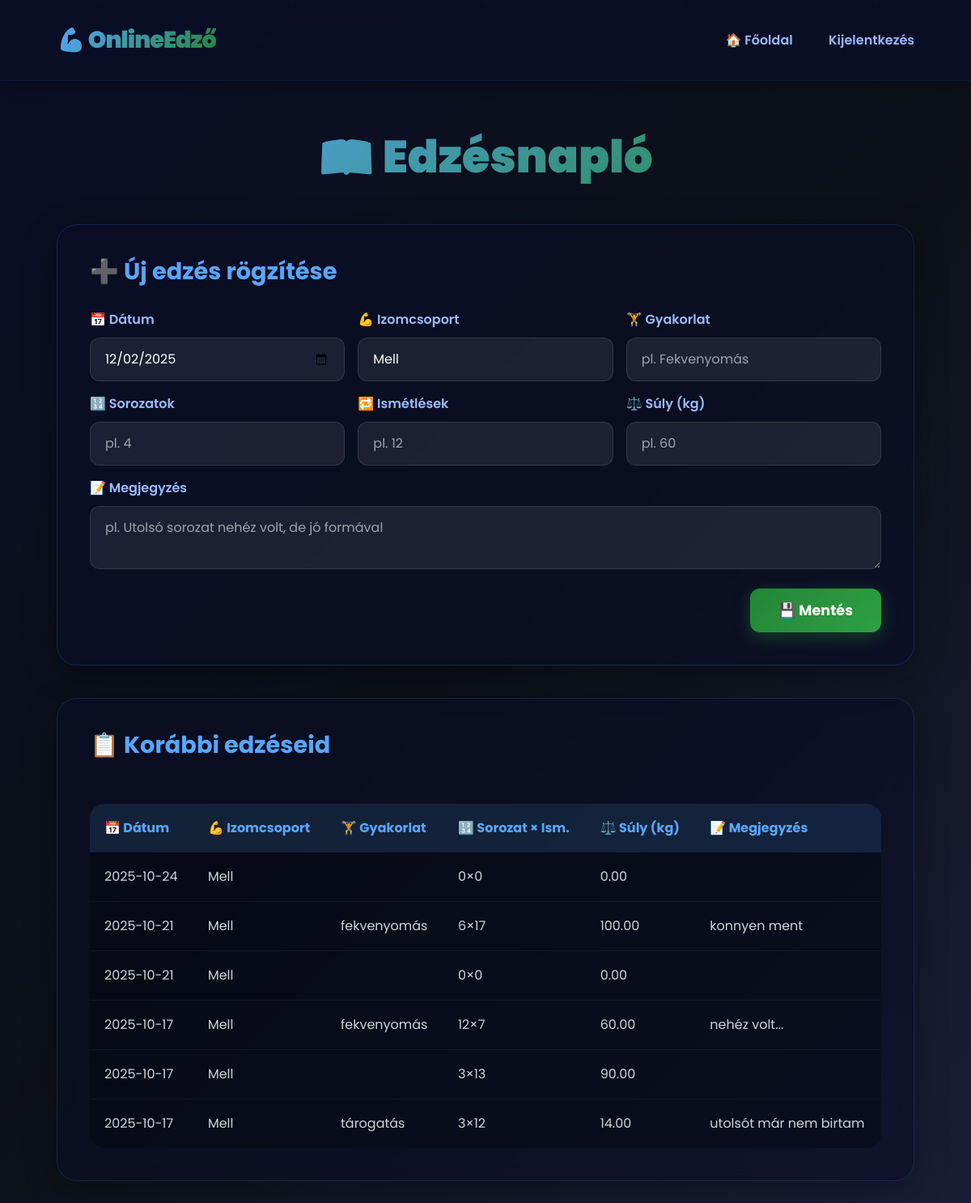
The app's page /online-edzo/workout_log.php (signed in) with its own data.
### tables this page shows
CREATE TABLE `workout_log` (
  `id` int(11) NOT NULL,
  `user_id` int(11) NOT NULL,
  `date` date DEFAULT NULL,
  `muscle_group` varchar(50) DEFAULT NULL,
  `exercise` varchar(100) DEFAULT NULL,
  `sets` int(11) DEFAULT NULL,
  `reps` int(11) DEFAULT NULL,
  `weight` decimal(5,2) DEFAULT NULL,
  `note` text DEFAULT NULL
);

### online-edzo/workout_log.php (the view, shortened to what this page needs)
<?php
require_once 'db.php';
$uid = $_SESSION['user_id'];
$stmt = $pdo->prepare("SELECT * FROM workout_log WHERE user_id = ? ORDER BY date DESC");
$stmt->execute([$uid]);
$logs = $stmt->fetchAll();
?>
<!DOCTYPE html>
<html lang="hu">
<head>
  <link href="https://cdn.jsdelivr.net/npm/bootstrap@5.3.3/dist/css/bootstrap.min.css" rel="stylesheet">
</head>
<body>
  <div class="particles">
  </div>
  <nav class="d-flex justify-content-between align-items-center">
    <a href="index.php" style="text-decoration: none;">
      <div class="logo">💪 OnlineEdző</div>
    </a>
    <div>
      <a href="index.php">🏠 Főoldal</a>
      <a href="logout.php">Kijelentkezés</a>
    </div>
  </nav>
  <div class="container">
    <h2>📖 Edzésnapló</h2>
    <div class="card">
      <h3>➕ Új edzés rögzítése</h3>
      <form method="post">
        <div class="row g-3">
          <div class="col-md-4">
            <label class="form-label">📅 Dátum</label>
            <input type="date" name="date" class="form-control" value="<?= date('Y-m-d') ?>">
          </div>
          <div class="col-md-4">
            <label class="form-label">💪 Izomcsoport</label>
            <select name="muscle" class="form-select">
              <option>Mell</option>
            </select>
          </div>
          <div class="col-md-4">
            <label class="form-label">🏋️ Gyakorlat</label>
            <input type="text" name="exercise" class="form-control" placeholder="pl. Fekvenyomás">
          </div>
          <div class="col-md-4">
            <label class="form-label">🔢 Sorozatok</label>
            <input type="number" name="sets" class="form-control" min="1" placeholder="pl. 4">
          </div>
          <div class="col-md-4">
            <label class="form-label">🔁 Ismétlések</label>
            <input type="number" name="reps" class="form-control" min="1" placeholder="pl. 12">
          </div>
          <div class="col-md-4">
            <label class="form-label">⚖️ Súly (kg)</label>
            <input type="number" name="weight" class="form-control" min="0" step="0.5" placeholder="pl. 60">
          </div>
          <div class="col-12">
            <label class="form-label">📝 Megjegyzés</label>
            <textarea name="note" class="form-control" rows="2" placeholder="pl. Utolsó sorozat nehéz volt, de jó formával"></textarea>
          </div>
        </div>
        <div class="mt-4 text-end">
          <button type="submit" class="btn-main">💾 Mentés</button>
        </div>
      </form>
    </div>
    <div class="card">
      <h3>📋 Korábbi edzéseid</h3>
      <?php if (empty($logs)): ?>
        <div class="no-data">
          <h4>🤷‍♂️ Még nincs rögzített edzésed.</h4>
          <p>Töltsd ki a fenti űrlapot az első bejegyzésedhez!</p>
        </div>
      <?php else: ?>
      <div class="table-responsive">
        <table>
          <thead>
            <tr>
              <th>📅 Dátum</th>
              <th>💪 Izomcsoport</th>
              <th>🏋️ Gyakorlat</th>
              <th>🔢 Sorozat × Ism.</th>
              <th>⚖️ Súly (kg)</th>
              <th>📝 Megjegyzés</th>
            </tr>
          </thead>
          <tbody>
            <?php foreach ($logs as $log): ?>
            <tr>
              <td><?= htmlspecialchars($log['date']) ?></td>
              <td><?= htmlspecialchars($log['muscle_group']) ?></td>
              <td><?= htmlspecialchars($log['exercise']) ?></td>
              <td><?= $log['sets'] ?>×<?= $log['reps'] ?></td>
              <td><?= $log['weight'] ?></td>
              <td><?= htmlspecialchars($log['note']) ?></td>
            </tr>
            <?php endforeach; ?>
          </tbody>
        </table>
      </div>
      <?php endif; ?>
    </div>
  </div>
</body>
</html>

### online-edzo/workout_log.php (style rules this page uses)
* { margin: 0; padding: 0; box-sizing: border-box; }
body { background: linear-gradient(135deg, #0a0e27, #0d1117, #1a1f3a); color: #e6edf3; font-family: 'Poppins', sans-serif; min-height: 100vh; }
.particles { position: fixed; top: 0; left: 0; width: 100%; height: 100%; overflow: hidden; z-index: 0; pointer-events: none; }
nav { background: rgba(10, 14, 39, 0.8); backdrop-filter: blur(20px); padding: 20px 50px; border-bottom: 1px solid rgba(88, 166, 255, 0.1); position: sticky; top: 0; z-index: 1000; box-shadow: 0 4px 30px rgba(0,0,0,0.3); }
.logo { font-size: 1.8rem; font-weight: 900; background: linear-gradient(135deg, #58a6ff, #238636); -webkit-background-clip: text; -webkit-text-fill-color: transparent; background-clip: text; letter-spacing: -1px; }
nav a { color: #9bbcff; text-decoration: none; font-weight: 600; transition: 0.3s; padding: 8px 20px; border-radius: 8px; }
.container { max-width: 1100px; margin: 0 auto; padding: 60px 20px; position: relative; z-index: 1; }
h2 { text-align: center; margin-bottom: 50px; font-size: 3.5rem; font-weight: 900; background: linear-gradient(135deg, #58a6ff, #238636); -webkit-background-clip: text; -webkit-text-fill-color: transparent; background-clip: text; animation: fadeInDown 0.8s ease; }
.card { background: rgba(10, 14, 39, 0.6); border: 1px solid rgba(88, 166, 255, 0.15); border-radius: 25px; padding: 40px; margin-bottom: 40px; box-shadow: 0 10px 40px rgba(0,0,0,0.3); backdrop-filter: blur(10px); transition: all 0.3s; animation: fadeInUp 0.6s ease; }
.card h3 { color: #58a6ff; margin-bottom: 30px; font-size: 1.8rem; font-weight: 700; }
.form-label { color: #9bbcff; font-weight: 600; margin-bottom: 10px; font-size: 1rem; }
.form-control, .form-select { background: rgba(255,255,255,0.08); border: 1px solid rgba(255,255,255,0.1); color: #fff; border-radius: 12px; padding: 14px 18px; font-size: 1rem; transition: all 0.3s; }
.form-control::placeholder { color: #9ca3af; }
.btn-main { background: linear-gradient(135deg, #238636, #2ea043); color: white; border: none; border-radius: 12px; padding: 14px 35px; font-weight: 700; font-size: 1.1rem; transition: all 0.3s; box-shadow: 0 6px 20px rgba(35, 134, 54, 0.4); }
.table-responsive { border-radius: 18px; overflow: hidden; margin-top: 25px; }
table { width: 100%; background: rgba(0,0,0,0.3); border-collapse: collapse; }
th { background: rgba(88, 166, 255, 0.15); color: #58a6ff; padding: 18px; font-weight: 700; text-align: left; border: none; font-size: 1rem; }
td { padding: 18px; border-bottom: 1px solid rgba(255,255,255,0.05); color: #d1d5db; font-size: 1rem; }
tr:last-child td { border-bottom: none; }

### records on screen
workout_log: date "2025-10-24", muscle_group "Mell", sets "0", reps "0", weight "0.00"
workout_log: date "2025-10-21", muscle_group "Mell", exercise "fekvenyomás", sets "6", reps "17", weight "100.00", note "konnyen ment"
workout_log: date "2025-10-21", muscle_group "Mell", sets "0", reps "0", weight "0.00"
workout_log: date "2025-10-17", muscle_group "Mell", exercise "fekvenyomás", sets "12", reps "7", weight "60.00", note "nehéz volt..."
workout_log: date "2025-10-17", muscle_group "Mell", sets "3", reps "13", weight "90.00"
workout_log: date "2025-10-17", muscle_group "Mell", exercise "tárogatás", sets "3", reps "12", weight "14.00", note "utolsót már nem birtam"
